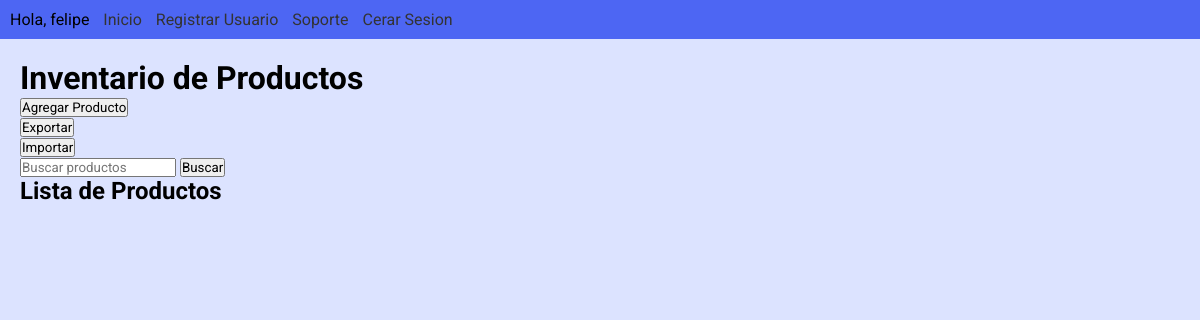
Page /inventario/ (signed in) on the earlier database version.
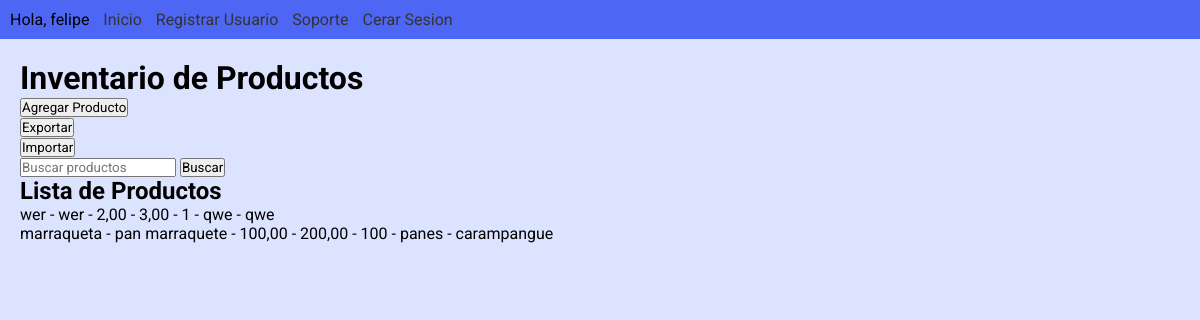
Same page on the later database version.
### inventario/models.py (models this page shows)
class Productos(models.Model):
    nombre = models.CharField(max_length=50)
    descripcion = models.TextField()
    precio_compra = models.DecimalField(max_digits=10, decimal_places=2)
    precio_venta = models.DecimalField(max_digits=10, decimal_places=2)
    stock = models.PositiveIntegerField()
    categoria = models.CharField(max_length=50)
    ubicacion = models.CharField(max_length = 50)

### inventario/views.py (the view)
# urls.py: path('inventario/', inventario, name='inventario'),
@login_required(login_url='login')
def inventario(request):
    form = ProductForm()
    query = request.GET.get('q')
    data = list(Productos.objects.all().values())
    print(data)
    if request.method == 'POST':
        form = ProductForm(request.POST)
        if form.is_valid():
            form.save()
            return redirect('inventario')
    if query:
        productos = Productos.objects.filter(
            Q(nombre__icontains=query) |
            Q(descripcion__icontains=query) |
            Q(precio_compra__icontains=query) |
            Q(precio_venta__icontains=query) |
            Q(stock__icontains=query) |
            Q(categoria__icontains=query) |
            Q(ubicacion__icontains=query)
        ).distinct()
        cant = productos.count()
        if cant == 0:
            productos = Productos.objects.all()
            pass
    else:
        productos = Productos.objects.all()
    context = {'productos': productos, 'form': form}
    return render(request, 'inventario.html', context)

### inventario/forms.py
class ProductForm(forms.ModelForm):
    class Meta:
        model = Productos
        fields = '__all__'  # Esto incluirá todos los campos del modelo en el formulario

### inventario/templates/inventario.html (shortened to what this page needs)
{% extends 'base.html' %}
{% load static %}
{% block content %}
    <h1>Inventario de Productos</h1>
    <button id="open-modal">Agregar Producto</button>
    <form method="post" action="{% url 'inventario:export_data' %}">
        <button type="submit">Exportar</button>
    </form>
    <button id="import" >Importar</button>
    <form method="get" action="{% url 'inventario' %}">
        <input type="text" name="q" placeholder="Buscar productos">
        <button type="submit">Buscar</button>
    </form>
    <div id="listado_productos">
        <h2>Lista de Productos</h2>
        <ul>
        {% for producto in productos %}
            <ul>{{ producto.nombre }} - {{ producto.descripcion }} - {{ producto.precio_compra }} - {{ producto.precio_venta }} - {{ producto.stock }} - {{ producto.categoria }} - {{ producto.ubicacion }} </ul>
            {% endfor %}
        </ul>
    </div>
{% endblock %}

### inicio/templates/base.html (shortened to what this page needs)
<!DOCTYPE html>
<html>
    <head>
        {% load static %}
        <link rel="stylesheet" href="{% static 'css/main.css' %}">
    </head>
    <header class ="header">
        <div class="nav-bar">
            <nav>
                <ul>
                    {% if user.is_authenticated %}
                    <li class="sesion"><p> Hola, {{ user.username }} </p></li>
                    <li><a href="{% url 'index' %}">Inicio</a></li>
                    {% if user.is_superuser %}
                    <li><a href="{% url 'register' %}">Registrar Usuario</a></li>
                    {% endif %}
                    <li><a href="#">Soporte</a></li>
                    <li class="sesion"><a href="{% url 'logout' %}">Cerar Sesion</a></li>
                    {% else %}
                    <li><a href="{% url 'login' %}">!Hola¡, !Identificate¡</a></li>
                    {% endif %}
                </ul>
            </nav>
        </div>
    </header>
    <body>
        <div class="content">
            {% block content %}
            {% endblock %}
        </div>
    </body>
</html>

### inicio/static/css/main.css (style rules this page uses)
* { box-sizing: border-box; margin: 0; padding: 0; font-family: 'Roboto', sans-serif; }
.header { background-color: #4d66f3; }
.nav-bar { background-color: #4d66f3; padding: 10px; text-align: center; display: flex; justify-content: space-between; align-items: center; }
.nav-bar ul { list-style-type: none; padding: 0; }
.nav-bar ul li { display: inline-block; margin-right: 10px; }
.nav-bar ul li a { text-decoration: none; color: #333; }
.content { margin: 20px; }
body { background-color: #dce3ff; }

Differences in the rows shown:
added Productos: nombre "wer", descripcion "wer", precio_compra "2,00", precio_venta "3,00", stock "1", categoria "qwe", ubicacion "qwe"
added Productos: nombre "marraqueta", descripcion "pan marraquete", precio_compra "100,00", precio_venta "200,00", stock "100", categoria "panes", ubicacion "carampangue"
